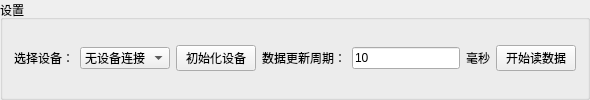
     <widget class="QGroupBox" name="groupBox">
      <property name="title">
       <string>设置</string>
      </property>
      <layout class="QGridLayout" name="gridLayout">
       <item row="0" column="0">
        <layout class="QHBoxLayout" name="horizontalLayout_10">
         <item>
          <widget class="QLabel" name="label">
           <property name="text">
            <string>选择设备：</string>
           </property>
          </widget>
         </item>
         <item>
          <widget class="QComboBox" name="deviceSelectComboBox">
           <item>
            <property name="text">
             <string>无设备连接</string>
            </property>
           </item>
          </widget>
         </item>
        </layout>
       </item>
       <item row="0" column="1">
        <layout class="QHBoxLayout" name="horizontalLayout_9">
         <item>
          <widget class="QPushButton" name="initDevPushButton">
           <property name="text">
            <string>初始化设备</string>
           </property>
          </widget>
         </item>
         <item>
          <widget class="QLabel" name="label_10">
           <property name="text">
            <string>数据更新周期：</string>
           </property>
          </widget>
         </item>
         <item>
          <widget class="QLineEdit" name="dataUpdataLineEdit">
           <property name="text">
            <string>10</string>
           </property>
          </widget>
         </item>
         <item>
          <widget class="QLabel" name="label_11">
           <property name="text">
            <string>毫秒</string>
           </property>
          </widget>
         </item>
         <item>
          <widget class="QPushButton" name="startReadDataPushButton">
           <property name="text">
            <string>开始读数据</string>
           </property>
          </widget>
         </item>
        </layout>
       </item>
      </layout>
     </widget>
